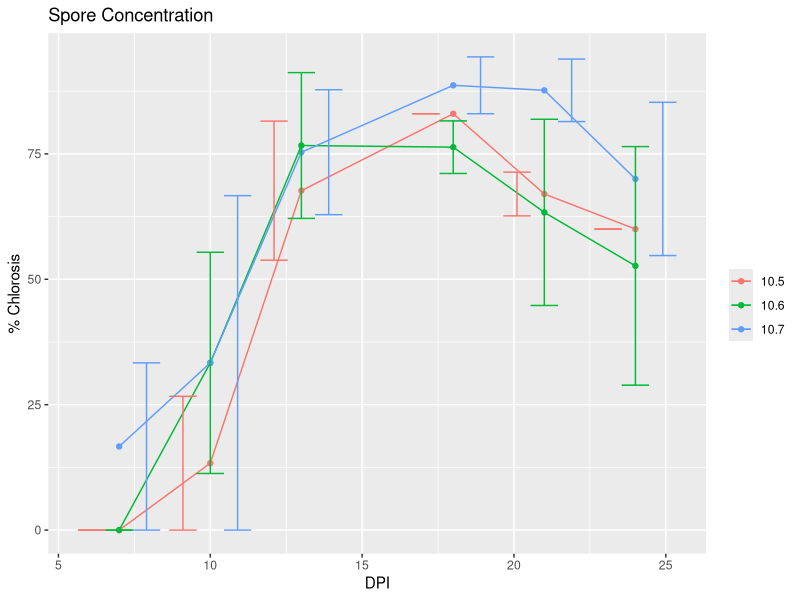

Generate this figure with R:
#making the spore concentration experiment's plot using ggplot2

#loading the libraries
library(dplyr)
library(ggplot2)
library(patchwork)

#for using ggplot we need the data in long format
sporeconcentration <- read.csv("sporeconcentration_long_clean.csv")

#creating a column with dpi
sporeconcentration$dpi <- as.Date(sporeconcentration$date, format = "%d/%m/%Y") - as.Date("22/03/2024", format = "%d/%m/%Y")

#making trt a factor
sporeconcentration$trt <- as.factor(sporeconcentration$trt)

#making the plot with ggplot, aes makes the grid and it is where we determine the looks of the graph
plot1 <- sporeconcentration %>%
  ggplot(aes(x = dpi, y = disease_percentage, color = trt, group = trt)) + #ggplot does the graph as multiple layers
  stat_summary(geom = "point", position = "dodge") + #geom point plots every single data point
  stat_summary(geom = "line", position = "dodge") + #stat_summary adds a layer with a summary statistic of the data, not the raw data
  stat_summary(geom = "errorbar", position = "dodge") +
  labs(x = "DPI", y = "% Chlorosis", title = "Spore Concentration", color = "")

print(plot1)


  